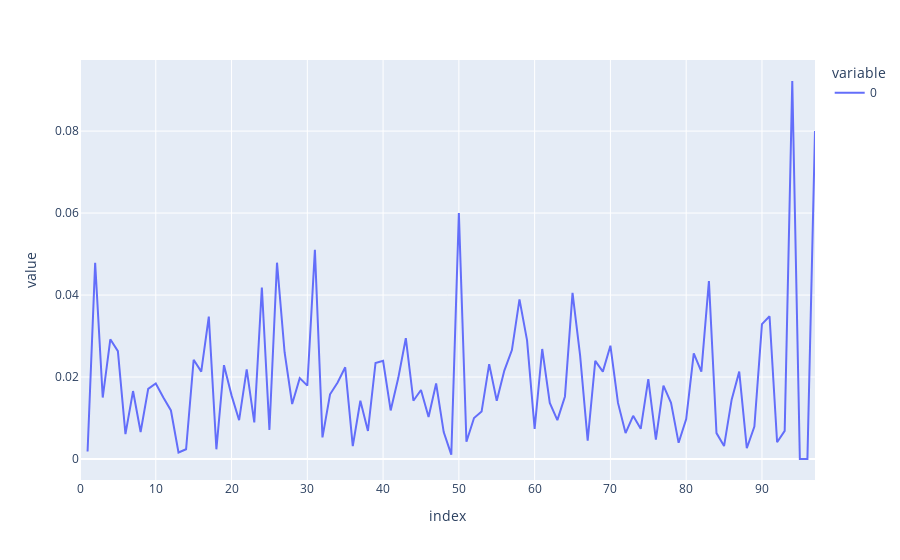

The code cell stored with this chart in its notebook:
### Code cell
import plotly.express as px

fig = px.line(dfxg_homexg_complete_game.mean())
fig.show()
